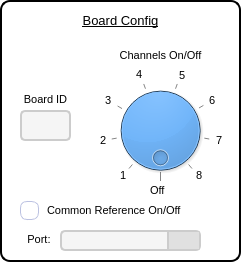
  <widget class="QGroupBox" name="groupBox_2">
   <property name="geometry">
    <rect>
     <x>1008</x>
     <y>261</y>
     <width>241</width>
     <height>262</height>
    </rect>
   </property>
   <property name="sizePolicy">
    <sizepolicy hsizetype="Expanding" vsizetype="Expanding">
     <horstretch>0</horstretch>
     <verstretch>0</verstretch>
    </sizepolicy>
   </property>
   <property name="minimumSize">
    <size>
     <width>229</width>
     <height>262</height>
    </size>
   </property>
   <property name="styleSheet">
    <string notr="true">QGroupBox {
    border: 2px solid black; /* Black outline */
    border-radius: 10px; /* Rounded corners */
    background-color: white; /* No background */
    padding: 0px; /* No extra padding */
}</string>
   </property>
   <property name="title">
    <string/>
   </property>
   <widget class="QLabel" name="label_2">
    <property name="geometry">
     <rect>
      <x>50</x>
      <y>0</y>
      <width>141</width>
      <height>41</height>
     </rect>
    </property>
    <property name="styleSheet">
     <string notr="true">QLabel {
    font-family: &quot;Montserrat ExtraBold&quot;, sans-serif; /* Use Montserrat ExtraBold */
    font-size: 14px; /* Adjust size as needed */
    color: black; /* Text color */
    text-decoration: underline; /* Underline text */
}
</string>
    </property>
    <property name="text">
     <string>&lt;html&gt;&lt;head/&gt;&lt;body&gt;&lt;p align=&quot;center&quot;&gt;&lt;span style=&quot; font-size:10pt;&quot;&gt;Board Config&lt;/span&gt;&lt;/p&gt;&lt;/body&gt;&lt;/html&gt;</string>
    </property>
   </widget>
   <widget class="QDial" name="ChannelDial">
    <property name="geometry">
     <rect>
      <x>110</x>
      <y>80</y>
      <width>101</width>
      <height>101</height>
     </rect>
    </property>
    <property name="styleSheet">
     <string notr="true">/* === QDial Overall Styling === */
QDial {
    background-color: #49A0F9; /* Dial background color */
  
}
</string>
    </property>
    <property name="maximum">
     <number>9</number>
    </property>
    <property name="tracking">
     <bool>true</bool>
    </property>
    <property name="wrapping">
     <bool>true</bool>
    </property>
    <property name="notchesVisible">
     <bool>true</bool>
    </property>
   </widget>
   <widget class="QCheckBox" name="CommonReferenceOnOff">
    <property name="geometry">
     <rect>
      <x>20</x>
      <y>200</y>
      <width>191</width>
      <height>21</height>
     </rect>
    </property>
    <property name="styleSheet">
     <string notr="true">/* General checkbox styling */
QCheckBox {
    font-family: &quot;Montserrat SemiBold&quot;, sans-serif;
    font-size: 11px;
    color: black;
    spacing: 8px; /* Space between switch and label */
}

/* Default (Unchecked) Checkbox */
QCheckBox::indicator {
    width: 17px;
    height: 17px;
    border: 1px solid #BBC1E1; /* Default border */
    border-radius: 7px;
    background: white;
    transition: background 0.3s, border-color 0.3s, box-shadow 0.2s;
}

QCheckBox::indicator:pressed {
    background-color: #275EFE;
    height:13px;
	width:13px;
	padding-left: 2px;
	padding-right: 2px;
	
    }

/* Hover effect */
QCheckBox::indicator:hover {
    border: 1px solid #275EFE; /* Hover border color */
}

/* Checked state */
QCheckBox::indicator:checked {
    background: #0047B2;
    border: 1px solid #0047B2;
    image: url(&quot;resources/checkmark.png&quot;); /* Relative path */
}


/* Disabled state */
QCheckBox:disabled {
    color: #A0A0A0;
}

/* Disabled checkbox */
QCheckBox::indicator:disabled {
    background: #F6F8FF;
    border: 1px solid #E1E6F9;
}


QCheckBox::indicator:disabled:checked {
    background: #E1E6F9;
}
</string>
    </property>
    <property name="text">
     <string>Common Reference On/Off</string>
    </property>
   </widget>
   <widget class="QLabel" name="label_17">
    <property name="geometry">
     <rect>
      <x>150</x>
      <y>180</y>
      <width>20</width>
      <height>21</height>
     </rect>
    </property>
    <property name="styleSheet">
     <string notr="true">QLabel {
    font-family: &quot;Montserrat SemiBold&quot;, sans-serif; /* Use Montserrat ExtraBold */
    color: black; /* Text color */
    font-size: 11px
}
</string>
    </property>
    <property name="text">
     <string>Off</string>
    </property>
   </widget>
   <widget class="QLabel" name="label_3">
    <property name="geometry">
     <rect>
      <x>110</x>
      <y>40</y>
      <width>101</width>
      <height>31</height>
     </rect>
    </property>
    <property name="styleSheet">
     <string notr="true">QLabel {
    font-family: &quot;Montserrat SemiBold&quot;, sans-serif; /* Use Montserrat ExtraBold */
    color: black; /* Text color */
    font-size: 11px
}
</string>
    </property>
    <property name="text">
     <string>&lt;html&gt;&lt;head/&gt;&lt;body&gt;&lt;p align=&quot;center&quot;&gt;Channels On/Off&lt;/p&gt;&lt;/body&gt;&lt;/html&gt;</string>
    </property>
   </widget>
   <widget class="QLabel" name="label_18">
    <property name="geometry">
     <rect>
      <x>120</x>
      <y>165</y>
      <width>20</width>
      <height>21</height>
     </rect>
    </property>
    <property name="styleSheet">
     <string notr="true">QLabel {
    font-family: &quot;Montserrat SemiBold&quot;, sans-serif; /* Use Montserrat ExtraBold */
    color: black; /* Text color */
    font-size: 11px
}
</string>
    </property>
    <property name="text">
     <string>1</string>
    </property>
   </widget>
   <widget class="QLabel" name="label_19">
    <property name="geometry">
     <rect>
      <x>100</x>
      <y>130</y>
      <width>16</width>
      <height>20</height>
     </rect>
    </property>
    <property name="styleSheet">
     <string notr="true">QLabel {
    font-family: &quot;Montserrat SemiBold&quot;, sans-serif; /* Use Montserrat ExtraBold */
    color: black; /* Text color */
    font-size: 11px
}
</string>
    </property>
    <property name="text">
     <string>2</string>
    </property>
   </widget>
   <widget class="QLabel" name="label_20">
    <property name="geometry">
     <rect>
      <x>105</x>
      <y>90</y>
      <width>21</width>
      <height>20</height>
     </rect>
    </property>
    <property name="styleSheet">
     <string notr="true">QLabel {
    font-family: &quot;Montserrat SemiBold&quot;, sans-serif; /* Use Montserrat ExtraBold */
    color: black; /* Text color */
    font-size: 11px
}
</string>
    </property>
    <property name="text">
     <string>3</string>
    </property>
   </widget>
   <widget class="QLabel" name="label_21">
    <property name="geometry">
     <rect>
      <x>190</x>
      <y>160</y>
      <width>31</width>
      <height>31</height>
     </rect>
    </property>
    <property name="styleSheet">
     <string notr="true">QLabel {
    font-family: &quot;Montserrat SemiBold&quot;, sans-serif; /* Use Montserrat ExtraBold */
    color: black; /* Text color */
    font-size: 11px
}
</string>
    </property>
    <property name="text">
     <string>  8</string>
    </property>
   </widget>
   <widget class="QLabel" name="label_22">
    <property name="geometry">
     <rect>
      <x>130</x>
      <y>59</y>
      <width>21</width>
      <height>31</height>
     </rect>
    </property>
    <property name="styleSheet">
     <string notr="true">QLabel {
    font-family: &quot;Montserrat SemiBold&quot;, sans-serif; /* Use Montserrat ExtraBold */
    color: black; /* Text color */
    font-size: 11px
}
</string>
    </property>
    <property name="text">
     <string>  4</string>
    </property>
   </widget>
   <widget class="QLabel" name="label_23">
    <property name="geometry">
     <rect>
      <x>170</x>
      <y>60</y>
      <width>21</width>
      <height>31</height>
     </rect>
    </property>
    <property name="styleSheet">
     <string notr="true">QLabel {
    font-family: &quot;Montserrat SemiBold&quot;, sans-serif; /* Use Montserrat ExtraBold */
    color: black; /* Text color */
    font-size: 11px
}
</string>
    </property>
    <property name="text">
     <string>   5</string>
    </property>
   </widget>
   <widget class="QLabel" name="label_24">
    <property name="geometry">
     <rect>
      <x>200</x>
      <y>80</y>
      <width>21</width>
      <height>41</height>
     </rect>
    </property>
    <property name="styleSheet">
     <string notr="true">QLabel {
    font-family: &quot;Montserrat SemiBold&quot;, sans-serif; /* Use Montserrat ExtraBold */
    color: black; /* Text color */
    font-size: 11px
}
</string>
    </property>
    <property name="text">
     <string>   6</string>
    </property>
   </widget>
   <widget class="QLabel" name="label_25">
    <property name="geometry">
     <rect>
      <x>210</x>
      <y>120</y>
      <width>21</width>
      <height>41</height>
     </rect>
    </property>
    <property name="styleSheet">
     <string notr="true">QLabel {
    font-family: &quot;Montserrat SemiBold&quot;, sans-serif; /* Use Montserrat ExtraBold */
    color: black; /* Text color */
    font-size: 11px
}
</string>
    </property>
    <property name="text">
     <string>  7</string>
    </property>
   </widget>
   <widget class="QComboBox" name="Port">
    <property name="geometry">
     <rect>
      <x>60</x>
      <y>230</y>
      <width>141</width>
      <height>21</height>
     </rect>
    </property>
    <property name="styleSheet">
     <string notr="true">/* === Modern QComboBox Styling (Based on QLineEdit) === */
QComboBox {
    font-family: 'Montserrat Medium';
    font-size: 12px;
    color: #000000; /* Dark text */
    background-color: #f5f5f5; /* Light background */
    border: 2px solid #ccc; /* Modern border */
    border-radius: 5px;
    padding: 4px;
    min-width: 120px; /* Ensure consistent size */
}

/* === Hover Effect === */
QComboBox:hover {
    background-color: #e0e0e0; /* Light grey background on hover */
    border: 2px solid #aaa; /* Darker border on hover */
}

/* === Focus Effect (When Clicked) === */
QComboBox:focus {
    border: 2px solid #0047B2; /* Blue border when active */
    background-color: #ffffff; /* White background when expanded */
}

/* === Dropdown Arrow Styling === */
QComboBox::drop-down {
    background-color: #e0e0e0;
    border-left: 2px solid #ccc;
    width: 20px;
    padding: 5px;
}

QComboBox::down-arrow {
    image: url(:/images/down_arrow.png);
    width: 12px;
    height: 12px;
}

QComboBox::down-arrow:on {
    image: url(:/images/up_arrow.png);
}

/* === Dropdown List Styling === */
QComboBox QAbstractItemView {
    background-color: white;
    border: 1px solid #ccc;
    border-radius: 3px;
    selection-background-color: #a3c1e1;
    padding: 5px;
}

/* === Dropdown List Items === */
QComboBox QAbstractItemView::item {
    font-family: 'Montserrat Medium';
    font-size: 12px;
    padding: 5px;
    color: #333;
}

/* === Highlight List Items on Hover === */
QComboBox QAbstractItemView::item:hover {
    background-color: #e0e0e0;
    color: black;
}

/* === Highlight When Selected === */
QComboBox QAbstractItemView::item:selected {
    background-color: #a3c1e1;
    color: black;
}
</string>
    </property>
   </widget>
   <widget class="QLabel" name="label_27">
    <property name="geometry">
     <rect>
      <x>20</x>
      <y>230</y>
      <width>41</width>
      <height>20</height>
     </rect>
    </property>
    <property name="styleSheet">
     <string notr="true">QLabel {
    font-family: &quot;Montserrat SemiBold&quot;, sans-serif; /* Use Montserrat ExtraBold */
    color: black; /* Text color */
    font-size: 11px
}
</string>
    </property>
    <property name="text">
     <string>&lt;html&gt;&lt;head/&gt;&lt;body&gt;&lt;p align=&quot;center&quot;&gt;&lt;span style=&quot; font-size:8pt;&quot;&gt;Port: &lt;/span&gt;&lt;/p&gt;&lt;/body&gt;&lt;/html&gt;</string>
    </property>
   </widget>
   <widget class="QLineEdit" name="BoardID">
    <property name="geometry">
     <rect>
      <x>20</x>
      <y>110</y>
      <width>51</width>
      <height>31</height>
     </rect>
    </property>
    <property name="styleSheet">
     <string notr="true">/* === QLineEdit Styling (Base Style) === */
QLineEdit {
    font-family: 'Montserrat Medium';
    font-size: 12px;
    color: #000000; /* Dark text */
    background-color: #f5f5f5; /* Light background */
    border: 2px solid #ccc; /* Modern border */
    border-radius: 5px;
    padding: 4px;
}

/* === Hover Effect (Similar to SpinBox) === */
QLineEdit:hover {
    background-color: #e0e0e0; /* Light grey background on hover */
    border: 2px solid #aaa; /* Darker border on hover */
}

/* === Focus Effect (When User Clicks) === */
QLineEdit:focus {
    border: 2px solid #0047B2; /* Blue border when active */
    background-color: #ffffff; /* White background when typing */
}

/* === Placeholder Text Styling === */
QLineEdit::placeholder {
    color: #808080; /* Grey placeholder text */
    font-style: italic;
}

/* === Up &amp; Down Arrow Effects (If Used in Number Input) === */
QLineEdit::up-button {
    background-color: #e0e0e0;
    border: 1px solid #ccc;
    border-radius: 3px;
    width: 15px;
    height: 6px;
    image: url(:/images/up_arrow.png);
}

QLineEdit::down-button {
    background-color: #e0e0e0;
    border: 1px solid #ccc;
    border-radius: 3px;
    width: 15px;
    height: 6px;
    image: url(:/images/down_arrow.png);
}

QLineEdit::up-button:hover, QLineEdit::down-button:hover {
    background-color: #b0b0b0;
}
</string>
    </property>
    <property name="text">
     <string/>
    </property>
   </widget>
   <widget class="QLabel" name="label_28">
    <property name="geometry">
     <rect>
      <x>0</x>
      <y>90</y>
      <width>91</width>
      <height>20</height>
     </rect>
    </property>
    <property name="styleSheet">
     <string notr="true">QLabel {
    font-family: &quot;Montserrat SemiBold&quot;, sans-serif; /* Use Montserrat ExtraBold */
    color: black; /* Text color */
    font-size: 11px
}
</string>
    </property>
    <property name="text">
     <string>&lt;html&gt;&lt;head/&gt;&lt;body&gt;&lt;p align=&quot;center&quot;&gt;&lt;span style=&quot; font-size:8pt;&quot;&gt;Board ID&lt;/span&gt;&lt;/p&gt;&lt;/body&gt;&lt;/html&gt;</string>
    </property>
   </widget>
  </widget>
